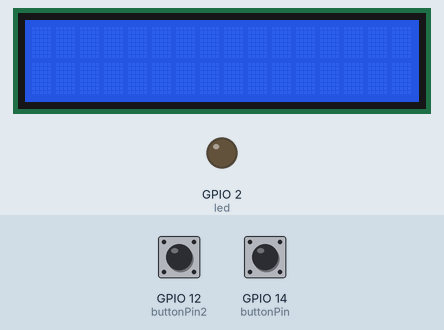
A sketch run on a simulated ESP8266 (NodeMCU). On the bench: 16×2 character LCD, output pins drawn as LEDs (lit = HIGH). The test bench sets the inputs (shaded band); at power-on: GPIO 14 (buttonPin) LOW, GPIO 12 (buttonPin2) LOW. WiFi joins after 1.5 s; servers stay silent unless stated; what the sketch prints to the serial monitor is not drawn.

Above: at 2.7 s.
2.8 s: GPIO 14 (buttonPin) pulled HIGH for 0.15 s
At 3.5 s:
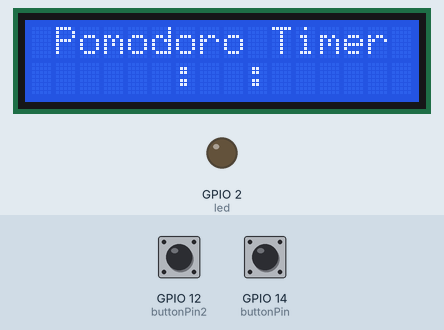
5.9 s: GPIO 14 (buttonPin) pulled HIGH for 1 s
At 7.0 s:
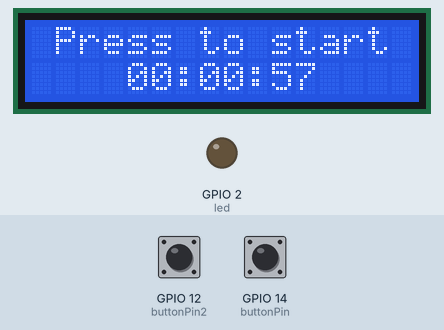
Timing chart, 0 to 8.9 s (numbered marks = the images above; inputs shaded):
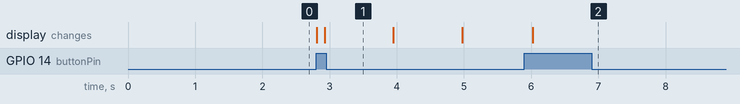

Measured:
- after the input at 2.8 s, the display: first changes at once (image 1 shows a later state)
- after the input at 5.9 s, the display: changes after 0.13 s (image 2)

The sketch:

Pomodoro.ino
```cpp
#include <ESP8266WiFi.h>
#include <WiFiClient.h>
#include <ESP8266WebServer.h>
#include <ESP8266mDNS.h>
#include <LiquidCrystal_I2C.h>
ESP8266WebServer server(80);

const char* ssid = "";
const char* password = "";

const int led = 2;
int S = 0, M = 1, H = 0;
int buttonPin = 14;
int buttonPin2 = 12;
int piezoPin = 2;
int buttonValue, buttonValue2;
int yeet = 2;
bool liga = false;

LiquidCrystal_I2C lcd(0x27,5,4);

void paginahtmlon() {
  digitalWrite(led, 1);

  String page = "<html><style>h1{font-size: 50px;color: rgb(243, 12, 12);margin: 30px;text-align: center;}"
  "body{background-image: url();background-repeat: no repeat;background-size: center; background-position: rigth center;}"
  "</style>"
  "<body>"
    "<h1>TIME DE POMODORO</h1>"
    "<button>Ligar</button>"
  "</body>"
"</html>";

  server.send(200, "text/html", page);
  digitalWrite(led, 0);
}


void paginahtmloff(){
  digitalWrite(led, 1);
  String message = "File Not Found\n\n";
  message += "URI: ";
  message += server.uri();
  message += "\nMethod: ";
  message += (server.method() == HTTP_GET)?"GET":"POST";
  message += "\nArguments: ";
  message += server.args();
  message += "\n";
  for (uint8_t i=0; i<server.args(); i++){
    message += " " + server.argName(i) + ": " + server.arg(i) + "\n";
  }
  server.send(404, "text/plain", message);
  digitalWrite(led, 0);
}


void setup() {

 lcd.init();
 lcd.backlight();
 pinMode(buttonPin, INPUT);
 pinMode(buttonPin2, INPUT);
 pinMode(piezoPin, OUTPUT);
 digitalWrite(buttonPin, HIGH);
 digitalWrite(buttonPin2, HIGH);
  Serial.begin(115200);
  attachInterrupt(digitalPinToInterrupt(buttonPin), liga_desliga, RISING);

  //conexão wifi
  pinMode(led, OUTPUT);
  digitalWrite(led, 0);
  Serial.begin(115200);
  WiFi.mode(WIFI_STA);
  WiFi.begin(ssid, password);
  Serial.println("");
  while (WiFi.status() != WL_CONNECTED) {
    delay(500);
    Serial.print(".");
  }
  //IMPRESSÃO MONITOR SERIAL SERVER
  Serial.println("");
  Serial.print("Conectado a rede: ");
  Serial.println(ssid);
  Serial.print("Endereço de IP: ");
  Serial.println(WiFi.localIP());

  if (MDNS.begin("esp8266")) {
    Serial.println("MDNS responder started");
  }

 //CHAMADA DA PAGINA HTML
  server.on("/", paginahtmlon);
  server.onNotFound(paginahtmloff);
  server.begin();
  Serial.println("HTTP server started");

}

void loop() {

  server.handleClient();
  buttonValue = digitalRead(buttonPin);
 buttonValue2 = digitalRead(buttonPin2);


    if (liga)
{

        lcd.setCursor(1, 0);
        lcd.print ("Pomodoro Timer");
        lcd.setCursor(6, 1);
        lcd.print(":");
        lcd.setCursor(9, 1);
        lcd.print(":");
        S--;
        delay(1000);
        if (S < 0) {
          M--;
          S = 59;
        }
       if (M < 0) {
          H--;
                M = 59;
        }
       if (H < 0) {
          if (yeet % 2 == 0) {
            lcd.setCursor(1, 0);
            lcd.print("Work  finished");
          } else {
            lcd.setCursor(1,0);
            lcd.print("Break finished");
                      }

          // Piezo
          tone(piezoPin, 261);
          delay(10000);
          noTone(piezoPin);
          if (yeet % 2 == 0) {
            H = 0; M = 5; S = 0;
            yeet++;
             } else {
            H = 0; M = 25; S = 0;
            yeet++;
          }
       }
         if (M > 9) {
          lcd.setCursor(7, 1);
          lcd.print(M);
        } else {
          lcd.setCursor(7, 1);
          lcd.print("0");
          lcd.setCursor(8, 1);
          lcd.print(M);
          lcd.setCursor(9, 1);
          lcd.print(":");
        }
        if (S > 9) {
          lcd.setCursor(10, 1);
          lcd.print(S);
        } else {
          lcd.setCursor(10, 1);
          lcd.print("0");
          lcd.setCursor(11, 1);
          lcd.print(S);
          lcd.setCursor(12, 1);
          lcd.print(" ");
        }
        if (H > 9) {
          lcd.setCursor(4, 1);
          lcd.print(H);
        } else {
          lcd.setCursor(4, 1);
          lcd.print("0");
          lcd.setCursor(5, 1);
          lcd.print(H);
          lcd.setCursor(6, 1);
          lcd.print(":");

        }
 }
}

ICACHE_RAM_ATTR void liga_desliga(){
    lcd.setCursor(1, 0);
    lcd.print("Press to start");
    liga = !liga;
    delay (100);
    Serial.print (liga);

}
```
